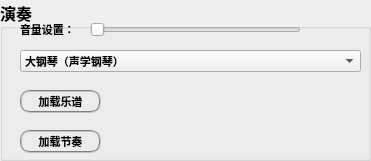
   <widget class="QGroupBox" name="groupBox_2">
    <property name="geometry">
     <rect>
      <x>590</x>
      <y>0</y>
      <width>371</width>
      <height>161</height>
     </rect>
    </property>
    <property name="font">
     <font>
      <family>楷体</family>
      <pointsize>12</pointsize>
      <weight>75</weight>
      <bold>true</bold>
     </font>
    </property>
    <property name="focusPolicy">
     <enum>Qt::StrongFocus</enum>
    </property>
    <property name="styleSheet">
     <string notr="true"/>
    </property>
    <property name="title">
     <string>演奏</string>
    </property>
    <widget class="QSlider" name="horizontalSlider">
     <property name="geometry">
      <rect>
       <x>90</x>
       <y>20</y>
       <width>211</width>
       <height>20</height>
      </rect>
     </property>
     <property name="font">
      <font>
       <family>楷体</family>
       <pointsize>8</pointsize>
       <weight>50</weight>
       <bold>false</bold>
      </font>
     </property>
     <property name="focusPolicy">
      <enum>Qt::NoFocus</enum>
     </property>
     <property name="styleSheet">
      <string notr="true"/>
     </property>
     <property name="orientation">
      <enum>Qt::Horizontal</enum>
     </property>
    </widget>
    <widget class="QComboBox" name="comboBox">
     <property name="geometry">
      <rect>
       <x>20</x>
       <y>50</y>
       <width>341</width>
       <height>22</height>
      </rect>
     </property>
     <property name="font">
      <font>
       <family>楷体</family>
       <pointsize>8</pointsize>
       <weight>75</weight>
       <bold>true</bold>
      </font>
     </property>
     <property name="focusPolicy">
      <enum>Qt::NoFocus</enum>
     </property>
     <property name="styleSheet">
      <string notr="true"/>
     </property>
     <item>
      <property name="text">
       <string>大钢琴（声学钢琴）</string>
      </property>
     </item>
     <item>
      <property name="text">
       <string>明亮的钢琴</string>
      </property>
     </item>
     <item>
      <property name="text">
       <string>电钢琴</string>
      </property>
     </item>
     <item>
      <property name="text">
       <string>酒吧钢琴</string>
      </property>
     </item>
     <item>
      <property name="text">
       <string>柔和的电钢琴</string>
      </property>
     </item>
     <item>
      <property name="text">
       <string>加合唱效果的电钢琴</string>
      </property>
     </item>
     <item>
      <property name="text">
       <string>羽管键琴（拨弦古钢琴）</string>
      </property>
     </item>
     <item>
      <property name="text">
       <string>科拉维科特琴（击弦古钢琴）</string>
      </property>
     </item>
     <item>
      <property name="text">
       <string>钢片琴</string>
      </property>
     </item>
     <item>
      <property name="text">
       <string>钟琴</string>
      </property>
     </item>
     <item>
      <property name="text">
       <string>八音盒</string>
      </property>
     </item>
     <item>
      <property name="text">
       <string>颤音琴</string>
      </property>
     </item>
     <item>
      <property name="text">
       <string>马林巴</string>
      </property>
     </item>
     <item>
      <property name="text">
       <string>木琴</string>
      </property>
     </item>
     <item>
      <property name="text">
       <string>管钟</string>
      </property>
     </item>
     <item>
      <property name="text">
       <string>大扬琴</string>
      </property>
     </item>
     <item>
      <property name="text">
       <string>击杆风琴</string>
      </property>
     </item>
     <item>
      <property name="text">
       <string>打击式风琴</string>
      </property>
     </item>
     <item>
      <property name="text">
       <string>摇滚风琴</string>
      </property>
     </item>
     <item>
      <property name="text">
       <string>教堂风琴</string>
      </property>
     </item>
     <item>
      <property name="text">
       <string>簧管风琴</string>
      </property>
     </item>
     <item>
      <property name="text">
       <string>手风琴</string>
      </property>
     </item>
     <item>
      <property name="text">
       <string>口琴</string>
      </property>
     </item>
     <item>
      <property name="text">
       <string>探戈手风琴</string>
      </property>
     </item>
     <item>
      <property name="text">
       <string>尼龙弦吉他</string>
      </property>
     </item>
     <item>
      <property name="text">
       <string>钢弦吉他</string>
      </property>
     </item>
     <item>
      <property name="text">
       <string>爵士电吉他</string>
      </property>
     </item>
     <item>
      <property name="text">
       <string>清音电吉他</string>
      </property>
     </item>
     <item>
      <property name="text">
       <string>闷音电吉他</string>
      </property>
     </item>
     <item>
      <property name="text">
       <string>加驱动效果的电吉他</string>
      </property>
     </item>
     <item>
      <property name="text">
       <string>加失真效果的电吉他</string>
      </property>
     </item>
     <item>
      <property name="text">
       <string>吉他和音</string>
      </property>
     </item>
     <item>
      <property name="text">
       <string>大贝斯（声学贝斯）</string>
      </property>
     </item>
     <item>
      <property name="text">
       <string>电贝斯（指弹）</string>
      </property>
     </item>
     <item>
      <property name="text">
       <string>电贝斯（拨片）</string>
      </property>
     </item>
     <item>
      <property name="text">
       <string>无品贝斯</string>
      </property>
     </item>
     <item>
      <property name="text">
       <string>掌击贝斯1</string>
      </property>
     </item>
     <item>
      <property name="text">
       <string>掌击贝斯2</string>
      </property>
     </item>
     <item>
      <property name="text">
       <string>电子合成贝斯1</string>
      </property>
     </item>
     <item>
      <property name="text">
       <string>电子合成贝斯2</string>
      </property>
     </item>
     <item>
      <property name="text">
       <string>小提琴</string>
      </property>
     </item>
     <item>
      <property name="text">
       <string>中提琴</string>
      </property>
     </item>
     <item>
      <property name="text">
       <string>大提琴</string>
      </property>
     </item>
     <item>
      <property name="text">
       <string>低音大提琴</string>
      </property>
     </item>
     <item>
      <property name="text">
       <string>弦乐群颤音音色</string>
      </property>
     </item>
     <item>
      <property name="text">
       <string>弦乐群拨弦音色</string>
      </property>
     </item>
     <item>
      <property name="text">
       <string>竖琴</string>
      </property>
     </item>
     <item>
      <property name="text">
       <string>定音鼓</string>
      </property>
     </item>
     <item>
      <property name="text">
       <string>弦乐合奏音色1</string>
      </property>
     </item>
     <item>
      <property name="text">
       <string>弦乐合奏音色2</string>
      </property>
     </item>
     <item>
      <property name="text">
       <string>合成弦乐合奏音色1</string>
      </property>
     </item>
     <item>
      <property name="text">
       <string>合成弦乐合奏音色2</string>
      </property>
     </item>
     <item>
      <property name="text">
       <string>人声合唱“啊”</string>
      </property>
     </item>
     <item>
      <property name="text">
       <string>人声“嘟”</string>
      </property>
     </item>
     <item>
      <property name="text">
       <string>合成人声</string>
      </property>
     </item>
     <item>
      <property name="text">
       <string>管弦乐敲击齐奏</string>
      </property>
     </item>
     <item>
      <property name="text">
       <string>小号</string>
      </property>
     </item>
     <item>
      <property name="text">
       <string>长号</string>
      </property>
     </item>
     <item>
      <property name="text">
       <string>大号</string>
      </property>
     </item>
     <item>
      <property name="text">
       <string>加弱音器小号</string>
      </property>
     </item>
     <item>
      <property name="text">
       <string>法国号（圆号）</string>
      </property>
     </item>
     <item>
      <property name="text">
       <string>铜管组（铜管乐器合奏音色）</string>
      </property>
     </item>
     <item>
      <property name="text">
       <string>合成铜管音色1</string>
      </property>
     </item>
     <item>
      <property name="text">
       <string>合成铜管音色2</string>
      </property>
     </item>
     <item>
      <property name="text">
       <string>高音萨克斯风</string>
      </property>
     </item>
     <item>
      <property name="text">
       <string>次中音萨克斯风</string>
      </property>
     </item>
     <item>
      <property name="text">
       <string>中音萨克斯风</string>
      </property>
     </item>
     <item>
      <property name="text">
       <string>低音萨克斯风</string>
      </property>
     </item>
     <item>
      <property name="text">
       <string>双簧管</string>
      </property>
     </item>
     <item>
      <property name="text">
       <string>英国管</string>
      </property>
     </item>
     <item>
      <property name="text">
       <string>巴松（大管）</string>
      </property>
     </item>
     <item>
      <property name="text">
       <string>单簧管（黑管）</string>
      </property>
     </item>
     <item>
      <property name="text">
       <string>短笛</string>
      </property>
     </item>
     <item>
      <property name="text">
       <string>长笛</string>
      </property>
     </item>
     <item>
      <property name="text">
       <string>竖笛</string>
      </property>
     </item>
     <item>
      <property name="text">
       <string>排箫</string>
      </property>
     </item>
     <item>
      <property name="text">
       <string>日本尺八</string>
      </property>
     </item>
     <item>
      <property name="text">
       <string>口哨声</string>
      </property>
     </item>
     <item>
      <property name="text">
       <string>奥卡雷那</string>
      </property>
     </item>
     <item>
      <property name="text">
       <string>合成主音1（方波）</string>
      </property>
     </item>
     <item>
      <property name="text">
       <string>合成主音2（锯齿波）</string>
      </property>
     </item>
     <item>
      <property name="text">
       <string>合成主音3</string>
      </property>
     </item>
     <item>
      <property name="text">
       <string>合成主音4</string>
      </property>
     </item>
     <item>
      <property name="text">
       <string>合成主音5</string>
      </property>
     </item>
     <item>
      <property name="text">
       <string>合成主音6（人声）</string>
      </property>
     </item>
     <item>
      <property name="text">
       <string>合成主音7（平行五度）</string>
      </property>
     </item>
     <item>
      <property name="text">
       <string>合成主音8（贝司加主音）</string>
      </property>
     </item>
     <item>
      <property name="text">
       <string>合成音色1（新世纪）</string>
      </property>
     </item>
     <item>
      <property name="text">
       <string>合成音色2 （温暖）</string>
      </property>
     </item>
     <item>
      <property name="text">
       <string>合成音色3</string>
      </property>
     </item>
     <item>
      <property name="text">
       <string>合成音色4 （合唱）</string>
      </property>
     </item>
     <item>
      <property name="text">
       <string>合成音色5</string>
      </property>
     </item>
     <item>
      <property name="text">
       <string>合成音色6 （金属声）</string>
      </property>
     </item>
     <item>
      <property name="text">
       <string>合成音色7 （光环）</string>
      </property>
     </item>
     <item>
      <property name="text">
       <string>合成音色8</string>
      </property>
     </item>
     <item>
      <property name="text">
       <string>合成效果 1 雨声</string>
      </property>
     </item>
     <item>
      <property name="text">
       <string>合成效果 2 音轨</string>
      </property>
     </item>
     <item>
      <property name="text">
       <string>合成效果 3 水晶</string>
      </property>
     </item>
     <item>
      <property name="text">
       <string>合成效果 4 大气</string>
      </property>
     </item>
     <item>
      <property name="text">
       <string>合成效果 5 明亮</string>
      </property>
     </item>
     <item>
      <property name="text">
       <string>合成效果 6 鬼怪</string>
      </property>
     </item>
     <item>
      <property name="text">
       <string>合成效果 7 回声</string>
      </property>
     </item>
     <item>
      <property name="text">
       <string>合成效果 8 科幻</string>
      </property>
     </item>
     <item>
      <property name="text">
       <string>西塔尔（印度）</string>
      </property>
     </item>
     <item>
      <property name="text">
       <string>班卓琴（美洲）</string>
      </property>
     </item>
     <item>
      <property name="text">
       <string>三昧线（日本）</string>
      </property>
     </item>
     <item>
      <property name="text">
       <string>十三弦筝（日本）</string>
      </property>
     </item>
     <item>
      <property name="text">
       <string>卡林巴</string>
      </property>
     </item>
     <item>
      <property name="text">
       <string>风笛</string>
      </property>
     </item>
     <item>
      <property name="text">
       <string>民族提琴</string>
      </property>
     </item>
     <item>
      <property name="text">
       <string>山奈</string>
      </property>
     </item>
     <item>
      <property name="text">
       <string> 叮当铃</string>
      </property>
     </item>
     <item>
      <property name="text">
       <string>钢鼓</string>
      </property>
     </item>
     <item>
      <property name="text">
       <string>木鱼</string>
      </property>
     </item>
     <item>
      <property name="text">
       <string>太鼓</string>
      </property>
     </item>
     <item>
      <property name="text">
       <string>通通鼓</string>
      </property>
     </item>
     <item>
      <property name="text">
       <string>合成鼓</string>
      </property>
     </item>
     <item>
      <property name="text">
       <string>铜钹</string>
      </property>
     </item>
     <item>
      <property name="text">
       <string>吉他换把杂音</string>
      </property>
     </item>
     <item>
      <property name="text">
       <string>呼吸声</string>
      </property>
     </item>
     <item>
      <property name="text">
       <string>海浪声</string>
      </property>
     </item>
     <item>
      <property name="text">
       <string>鸟鸣</string>
      </property>
     </item>
     <item>
      <property name="text">
       <string>电话铃</string>
      </property>
     </item>
     <item>
      <property name="text">
       <string>直升机</string>
      </property>
     </item>
     <item>
      <property name="text">
       <string>鼓掌声</string>
      </property>
     </item>
    </widget>
    <widget class="QLabel" name="label">
     <property name="geometry">
      <rect>
       <x>20</x>
       <y>20</y>
       <width>71</width>
       <height>20</height>
      </rect>
     </property>
     <property name="font">
      <font>
       <family>楷体</family>
       <pointsize>8</pointsize>
       <weight>75</weight>
       <bold>true</bold>
      </font>
     </property>
     <property name="focusPolicy">
      <enum>Qt::StrongFocus</enum>
     </property>
     <property name="styleSheet">
      <string notr="true"/>
     </property>
     <property name="text">
      <string>音量设置：</string>
     </property>
    </widget>
    <widget class="QPushButton" name="LoadButton">
     <property name="geometry">
      <rect>
       <x>20</x>
       <y>90</y>
       <width>81</width>
       <height>23</height>
      </rect>
     </property>
     <property name="font">
      <font>
       <family>楷体</family>
       <pointsize>8</pointsize>
       <weight>75</weight>
       <bold>true</bold>
      </font>
     </property>
     <property name="focusPolicy">
      <enum>Qt::NoFocus</enum>
     </property>
     <property name="styleSheet">
      <string notr="true">border:2px groove gray;border-radius:10px;padding:2px 4px;</string>
     </property>
     <property name="text">
      <string>加载乐谱</string>
     </property>
    </widget>
    <widget class="QLabel" name="label_2">
     <property name="geometry">
      <rect>
       <x>120</x>
       <y>90</y>
       <width>231</width>
       <height>21</height>
      </rect>
     </property>
     <property name="font">
      <font>
       <family>楷体</family>
       <pointsize>8</pointsize>
       <weight>50</weight>
       <bold>false</bold>
      </font>
     </property>
     <property name="focusPolicy">
      <enum>Qt::StrongFocus</enum>
     </property>
     <property name="styleSheet">
      <string notr="true"/>
     </property>
     <property name="text">
      <string/>
     </property>
    </widget>
    <widget class="QLabel" name="label_5">
     <property name="geometry">
      <rect>
       <x>310</x>
       <y>20</y>
       <width>31</width>
       <height>16</height>
      </rect>
     </property>
     <property name="font">
      <font>
       <family>楷体</family>
       <pointsize>8</pointsize>
       <weight>50</weight>
       <bold>false</bold>
      </font>
     </property>
     <property name="text">
      <string/>
     </property>
    </widget>
    <widget class="QLabel" name="label_8">
     <property name="geometry">
      <rect>
       <x>120</x>
       <y>130</y>
       <width>231</width>
       <height>21</height>
      </rect>
     </property>
     <property name="font">
      <font>
       <family>楷体</family>
       <pointsize>8</pointsize>
       <weight>50</weight>
       <bold>false</bold>
      </font>
     </property>
     <property name="focusPolicy">
      <enum>Qt::StrongFocus</enum>
     </property>
     <property name="styleSheet">
      <string notr="true"/>
     </property>
     <property name="text">
      <string/>
     </property>
    </widget>
    <widget class="QPushButton" name="LoadSwing">
     <property name="geometry">
      <rect>
       <x>20</x>
       <y>130</y>
       <width>81</width>
       <height>23</height>
      </rect>
     </property>
     <property name="font">
      <font>
       <family>楷体</family>
       <pointsize>8</pointsize>
       <weight>75</weight>
       <bold>true</bold>
      </font>
     </property>
     <property name="focusPolicy">
      <enum>Qt::NoFocus</enum>
     </property>
     <property name="styleSheet">
      <string notr="true">border:2px groove gray;border-radius:10px;padding:2px 4px;</string>
     </property>
     <property name="text">
      <string>加载节奏</string>
     </property>
    </widget>
   </widget>
